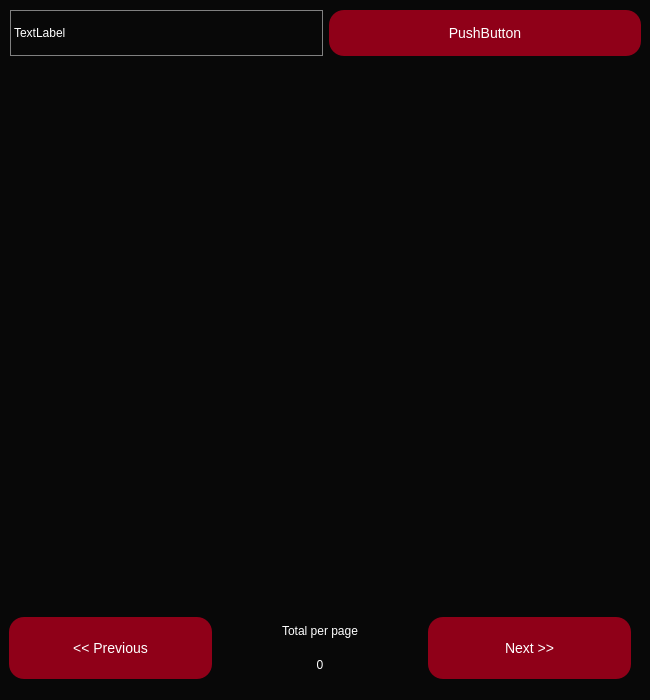
<?xml version="1.0" encoding="UTF-8"?>
<ui version="4.0">
 <class>Dialog</class>
 <widget class="QDialog" name="Dialog">
  <property name="geometry">
   <rect>
    <x>0</x>
    <y>0</y>
    <width>650</width>
    <height>700</height>
   </rect>
  </property>
  <property name="sizePolicy">
   <sizepolicy hsizetype="Minimum" vsizetype="Minimum">
    <horstretch>0</horstretch>
    <verstretch>0</verstretch>
   </sizepolicy>
  </property>
  <property name="minimumSize">
   <size>
    <width>650</width>
    <height>700</height>
   </size>
  </property>
  <property name="maximumSize">
   <size>
    <width>650</width>
    <height>700</height>
   </size>
  </property>
  <property name="windowTitle">
   <string>Dialog</string>
  </property>
  <property name="styleSheet">
   <string notr="true">QDialog {
background-color: rgb(8, 8, 8);
}
 QLabel {
	color: rgb(255, 255, 255);
	border-radius: 25px;
	border: 1px solid grey;
}

QPushButton {
  display: inline-block;
  padding: 15px 25px;
  font-size: 14px;
  cursor: pointer;
  text-align: center;
  text-decoration: none;
  outline: none;
  color: #fff;
  background-color: rgb(143, 0, 24);
  border: none;
  border-radius: 15px;
  box-shadow: 0 9px #999;
}

QPushButton:hover {
background-color: rgb(191, 24, 39);
}

QPushButton:pressed {
  background-color: rgb(191, 24, 39);
  box-shadow: 0 5px #666;
  transform: translateY(4px);
}</string>
  </property>
  <widget class="QFrame" name="frame">
   <property name="geometry">
    <rect>
     <x>0</x>
     <y>608</y>
     <width>640</width>
     <height>80</height>
    </rect>
   </property>
   <property name="sizePolicy">
    <sizepolicy hsizetype="Preferred" vsizetype="Fixed">
     <horstretch>0</horstretch>
     <verstretch>0</verstretch>
    </sizepolicy>
   </property>
   <property name="minimumSize">
    <size>
     <width>640</width>
     <height>80</height>
    </size>
   </property>
   <property name="maximumSize">
    <size>
     <width>640</width>
     <height>16777215</height>
    </size>
   </property>
   <property name="sizeIncrement">
    <size>
     <width>0</width>
     <height>1</height>
    </size>
   </property>
   <property name="baseSize">
    <size>
     <width>0</width>
     <height>1</height>
    </size>
   </property>
   <property name="frameShape">
    <enum>QFrame::NoFrame</enum>
   </property>
   <property name="frameShadow">
    <enum>QFrame::Raised</enum>
   </property>
   <layout class="QGridLayout" name="gridLayout_4">
    <item row="0" column="2" rowspan="2">
     <widget class="QPushButton" name="pushButton_2">
      <property name="maximumSize">
       <size>
        <width>250</width>
        <height>1000</height>
       </size>
      </property>
      <property name="focusPolicy">
       <enum>Qt::NoFocus</enum>
      </property>
      <property name="text">
       <string>Next &gt;&gt;</string>
      </property>
     </widget>
    </item>
    <item row="0" column="1">
     <widget class="QLabel" name="label_2">
      <property name="focusPolicy">
       <enum>Qt::ClickFocus</enum>
      </property>
      <property name="styleSheet">
       <string notr="true">QLabel {
   border: None;
}</string>
      </property>
      <property name="text">
       <string>Total per page</string>
      </property>
      <property name="alignment">
       <set>Qt::AlignCenter</set>
      </property>
     </widget>
    </item>
    <item row="0" column="0" rowspan="2">
     <widget class="QPushButton" name="pushButton">
      <property name="maximumSize">
       <size>
        <width>250</width>
        <height>1000</height>
       </size>
      </property>
      <property name="focusPolicy">
       <enum>Qt::NoFocus</enum>
      </property>
      <property name="text">
       <string>&lt;&lt; Previous</string>
      </property>
     </widget>
    </item>
    <item row="1" column="1">
     <widget class="QLabel" name="label">
      <property name="focusPolicy">
       <enum>Qt::ClickFocus</enum>
      </property>
      <property name="styleSheet">
       <string notr="true">QLabel {
   border: None;
}</string>
      </property>
      <property name="text">
       <string>0</string>
      </property>
      <property name="alignment">
       <set>Qt::AlignCenter</set>
      </property>
     </widget>
    </item>
   </layout>
  </widget>
  <widget class="QWidget" name="layoutWidget">
   <property name="geometry">
    <rect>
     <x>10</x>
     <y>10</y>
     <width>631</width>
     <height>420</height>
    </rect>
   </property>
   <layout class="QGridLayout" name="gridLayoutLP" columnstretch="0,0">
    <property name="sizeConstraint">
     <enum>QLayout::SetMinAndMaxSize</enum>
    </property>
    <item row="0" column="0">
     <widget class="QLabel" name="label_3">
      <property name="text">
       <string>TextLabel</string>
      </property>
      <property name="margin">
       <number>20</number>
      </property>
     </widget>
    </item>
    <item row="0" column="1">
     <widget class="QPushButton" name="pushButton_3">
      <property name="text">
       <string>PushButton</string>
      </property>
     </widget>
    </item>
   </layout>
  </widget>
 </widget>
 <resources/>
 <connections/>
</ui>
